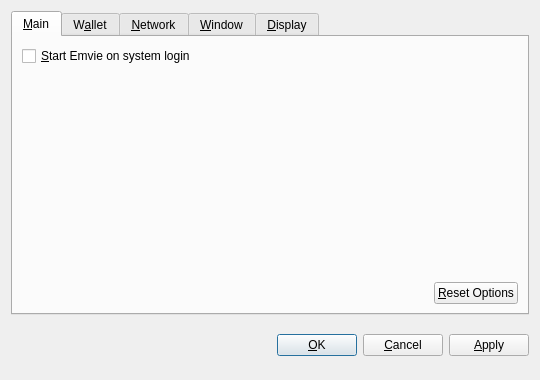
<?xml version="1.0" encoding="UTF-8"?>
<ui version="4.0">
 <class>OptionsDialog</class>
 <widget class="QDialog" name="OptionsDialog">
  <property name="geometry">
   <rect>
    <x>0</x>
    <y>0</y>
    <width>540</width>
    <height>380</height>
   </rect>
  </property>
  <property name="windowTitle">
   <string>Options</string>
  </property>
  <property name="modal">
   <bool>true</bool>
  </property>
  <layout class="QVBoxLayout" name="verticalLayout">
   <item>
    <widget class="QTabWidget" name="tabWidget">
     <property name="tabPosition">
      <enum>QTabWidget::North</enum>
     </property>
     <property name="currentIndex">
      <number>0</number>
     </property>
     <widget class="QWidget" name="tabMain">
      <attribute name="title">
       <string>&amp;Main</string>
      </attribute>
      <layout class="QVBoxLayout" name="verticalLayout_Main">
       <item>
        <widget class="QCheckBox" name="bitcoinAtStartup">
         <property name="toolTip">
          <string>Automatically start Emvie after logging in to the system.</string>
         </property>
         <property name="text">
          <string>&amp;Start Emvie on system login</string>
         </property>
        </widget>
       </item>
       <item>
        <spacer name="verticalSpacer_Main">
         <property name="orientation">
          <enum>Qt::Vertical</enum>
         </property>
         <property name="sizeHint" stdset="0">
          <size>
           <width>20</width>
           <height>40</height>
          </size>
         </property>
        </spacer>
       </item>
       <item>
        <layout class="QHBoxLayout" name="horizontalLayout_2_Main">
         <item>
          <spacer name="horizontalSpacer_2_Main">
           <property name="orientation">
            <enum>Qt::Horizontal</enum>
           </property>
           <property name="sizeHint" stdset="0">
            <size>
             <width>40</width>
             <height>20</height>
            </size>
           </property>
          </spacer>
         </item>
         <item>
          <widget class="QPushButton" name="resetButton">
           <property name="toolTip">
            <string>Reset all client options to default.</string>
           </property>
           <property name="text">
            <string>&amp;Reset Options</string>
           </property>
           <property name="autoDefault">
            <bool>false</bool>
           </property>
          </widget>
         </item>
        </layout>
       </item>
      </layout>
     </widget>
     <widget class="QWidget" name="tabWallet">
      <attribute name="title">
       <string>W&amp;allet</string>
      </attribute>
      <layout class="QVBoxLayout" name="verticalLayout_Network">
       <item>
        <widget class="QLabel" name="transactionFeeInfoLabel">
         <property name="text">
          <string>Optional transaction fee per kB that helps make sure your transactions are processed quickly. Most transactions are 1 kB.</string>
         </property>
         <property name="textFormat">
          <enum>Qt::PlainText</enum>
         </property>
         <property name="wordWrap">
          <bool>true</bool>
         </property>
        </widget>
       </item>
       <item>
        <layout class="QHBoxLayout" name="horizontalLayout_1_Main">
         <item>
          <widget class="QLabel" name="transactionFeeLabel">
           <property name="text">
            <string>Pay transaction &amp;fee</string>
           </property>
           <property name="textFormat">
            <enum>Qt::PlainText</enum>
           </property>
           <property name="buddy">
            <cstring>transactionFee</cstring>
           </property>
          </widget>
         </item>
         <item>
          <widget class="BitcoinAmountField" name="transactionFee"/>
         </item>
         <item>
          <spacer name="horizontalSpacer_1_Main">
           <property name="orientation">
            <enum>Qt::Horizontal</enum>
           </property>
           <property name="sizeHint" stdset="0">
            <size>
             <width>40</width>
             <height>20</height>
            </size>
           </property>
          </spacer>
         </item>
        </layout>
       </item>
       <item>
        <widget class="QLabel" name="label">
         <property name="text">
          <string>If you disable the spending of unconfirmed change, the change from a transaction cannot be used until that transaction has at least one confirmation. This also affects how your balance is computed.</string>
         </property>
         <property name="wordWrap">
          <bool>true</bool>
         </property>
        </widget>
       </item>
       <item>
        <widget class="QCheckBox" name="spendZeroConfChange">
         <property name="text">
          <string>Spend unconfirmed change  (experts only)</string>
         </property>
        </widget>
       </item>
       <item>
        <spacer name="verticalSpacer">
         <property name="orientation">
          <enum>Qt::Vertical</enum>
         </property>
         <property name="sizeHint" stdset="0">
          <size>
           <width>20</width>
           <height>40</height>
          </size>
         </property>
        </spacer>
       </item>
      </layout>
     </widget>
     <widget class="QWidget" name="tabNetwork">
      <attribute name="title">
       <string>&amp;Network</string>
      </attribute>
      <layout class="QVBoxLayout" name="verticalLayout_Network">
       <item>
        <widget class="QCheckBox" name="mapPortUpnp">
         <property name="toolTip">
          <string>Automatically open the Emvie client port on the router. This only works when your router supports UPnP and it is enabled.</string>
         </property>
         <property name="text">
          <string>Map port using &amp;UPnP</string>
         </property>
        </widget>
       </item>
       <item>
        <widget class="QCheckBox" name="connectSocks">
         <property name="toolTip">
          <string>Connect to the Emvie network through a SOCKS proxy (e.g. when connecting through Tor).</string>
         </property>
         <property name="text">
          <string>&amp;Connect through SOCKS proxy:</string>
         </property>
        </widget>
       </item>
       <item>
        <layout class="QHBoxLayout" name="horizontalLayout_Network">
         <item>
          <widget class="QLabel" name="proxyIpLabel">
           <property name="text">
            <string>Proxy &amp;IP:</string>
           </property>
           <property name="textFormat">
            <enum>Qt::PlainText</enum>
           </property>
           <property name="buddy">
            <cstring>proxyIp</cstring>
           </property>
          </widget>
         </item>
         <item>
          <widget class="QValidatedLineEdit" name="proxyIp">
           <property name="maximumSize">
            <size>
             <width>140</width>
             <height>16777215</height>
            </size>
           </property>
           <property name="toolTip">
            <string>IP address of the proxy (e.g. 127.0.0.1)</string>
           </property>
          </widget>
         </item>
         <item>
          <widget class="QLabel" name="proxyPortLabel">
           <property name="text">
            <string>&amp;Port:</string>
           </property>
           <property name="textFormat">
            <enum>Qt::PlainText</enum>
           </property>
           <property name="buddy">
            <cstring>proxyPort</cstring>
           </property>
          </widget>
         </item>
         <item>
          <widget class="QLineEdit" name="proxyPort">
           <property name="maximumSize">
            <size>
             <width>55</width>
             <height>16777215</height>
            </size>
           </property>
           <property name="toolTip">
            <string>Port of the proxy (e.g. 9050)</string>
           </property>
          </widget>
         </item>
         <item>
          <widget class="QLabel" name="socksVersionLabel">
           <property name="text">
            <string>SOCKS &amp;Version:</string>
           </property>
           <property name="textFormat">
            <enum>Qt::PlainText</enum>
           </property>
           <property name="buddy">
            <cstring>socksVersion</cstring>
           </property>
          </widget>
         </item>
         <item>
          <widget class="QValueComboBox" name="socksVersion">
           <property name="toolTip">
            <string>SOCKS version of the proxy (e.g. 5)</string>
           </property>
          </widget>
         </item>
         <item>
          <spacer name="horizontalSpacer_Network">
           <property name="orientation">
            <enum>Qt::Horizontal</enum>
           </property>
           <property name="sizeHint" stdset="0">
            <size>
             <width>40</width>
             <height>20</height>
            </size>
           </property>
          </spacer>
         </item>
        </layout>
       </item>
       <item>
        <spacer name="verticalSpacer_Network">
         <property name="orientation">
          <enum>Qt::Vertical</enum>
         </property>
         <property name="sizeHint" stdset="0">
          <size>
           <width>20</width>
           <height>40</height>
          </size>
         </property>
        </spacer>
       </item>
      </layout>
     </widget>
     <widget class="QWidget" name="tabWindow">
      <attribute name="title">
       <string>&amp;Window</string>
      </attribute>
      <layout class="QVBoxLayout" name="verticalLayout_Window">
       <item>
        <widget class="QCheckBox" name="minimizeToTray">
         <property name="toolTip">
          <string>Show only a tray icon after minimizing the window.</string>
         </property>
         <property name="text">
          <string>&amp;Minimize to the tray instead of the taskbar</string>
         </property>
        </widget>
       </item>
       <item>
        <widget class="QCheckBox" name="minimizeOnClose">
         <property name="toolTip">
          <string>Minimize instead of exit the application when the window is closed. When this option is enabled, the application will be closed only after selecting Quit in the menu.</string>
         </property>
         <property name="text">
          <string>M&amp;inimize on close</string>
         </property>
        </widget>
       </item>
       <item>
        <spacer name="verticalSpacer_Window">
         <property name="orientation">
          <enum>Qt::Vertical</enum>
         </property>
         <property name="sizeHint" stdset="0">
          <size>
           <width>20</width>
           <height>40</height>
          </size>
         </property>
        </spacer>
       </item>
      </layout>
     </widget>
     <widget class="QWidget" name="tabDisplay">
      <attribute name="title">
       <string>&amp;Display</string>
      </attribute>
      <layout class="QVBoxLayout" name="verticalLayout_Display">
       <item>
        <layout class="QHBoxLayout" name="horizontalLayout_1_Display">
         <item>
          <widget class="QLabel" name="langLabel">
           <property name="text">
            <string>User Interface &amp;language:</string>
           </property>
           <property name="textFormat">
            <enum>Qt::PlainText</enum>
           </property>
           <property name="buddy">
            <cstring>lang</cstring>
           </property>
          </widget>
         </item>
         <item>
          <widget class="QValueComboBox" name="lang">
           <property name="toolTip">
            <string>The user interface language can be set here. This setting will take effect after restarting Emvie.</string>
           </property>
          </widget>
         </item>
        </layout>
       </item>
       <item>
        <layout class="QHBoxLayout" name="horizontalLayout_2_Display">
         <item>
          <widget class="QLabel" name="unitLabel">
           <property name="text">
            <string>&amp;Unit to show amounts in:</string>
           </property>
           <property name="textFormat">
            <enum>Qt::PlainText</enum>
           </property>
           <property name="buddy">
            <cstring>unit</cstring>
           </property>
          </widget>
         </item>
         <item>
          <widget class="QValueComboBox" name="unit">
           <property name="toolTip">
            <string>Choose the default subdivision unit to show in the interface and when sending coins.</string>
           </property>
          </widget>
         </item>
        </layout>
       </item>
       <item>
        <widget class="QCheckBox" name="displayAddresses">
         <property name="toolTip">
          <string>Whether to show Emvie addresses in the transaction list or not.</string>
         </property>
         <property name="text">
          <string>&amp;Display addresses in transaction list</string>
         </property>
        </widget>
       </item>
       <item>
        <widget class="QCheckBox" name="coinControlFeatures">
         <property name="toolTip">
          <string>Whether to show coin control features or not.</string>
         </property>
         <property name="text">
          <string>Display coin &amp;control features (experts only!)</string>
         </property>
        </widget>
       </item>
       <item>
        <spacer name="verticalSpacer_Display">
         <property name="orientation">
          <enum>Qt::Vertical</enum>
         </property>
         <property name="sizeHint" stdset="0">
          <size>
           <width>20</width>
           <height>40</height>
          </size>
         </property>
        </spacer>
       </item>
      </layout>
     </widget>
    </widget>
   </item>
   <item>
    <layout class="QHBoxLayout" name="horizontalLayout_Buttons">
     <item>
      <spacer name="horizontalSpacer_1">
       <property name="orientation">
        <enum>Qt::Horizontal</enum>
       </property>
       <property name="sizeHint" stdset="0">
        <size>
         <width>40</width>
         <height>48</height>
        </size>
       </property>
      </spacer>
     </item>
     <item>
      <widget class="QLabel" name="statusLabel">
       <property name="font">
        <font>
         <weight>75</weight>
         <bold>true</bold>
        </font>
       </property>
       <property name="text">
        <string/>
       </property>
       <property name="textFormat">
        <enum>Qt::PlainText</enum>
       </property>
       <property name="wordWrap">
        <bool>true</bool>
       </property>
      </widget>
     </item>
     <item>
      <spacer name="horizontalSpacer_2">
       <property name="orientation">
        <enum>Qt::Horizontal</enum>
       </property>
       <property name="sizeHint" stdset="0">
        <size>
         <width>40</width>
         <height>48</height>
        </size>
       </property>
      </spacer>
     </item>
     <item>
      <widget class="QPushButton" name="okButton">
       <property name="text">
        <string>&amp;OK</string>
       </property>
      </widget>
     </item>
     <item>
      <widget class="QPushButton" name="cancelButton">
       <property name="text">
        <string>&amp;Cancel</string>
       </property>
       <property name="autoDefault">
        <bool>false</bool>
       </property>
      </widget>
     </item>
     <item>
      <widget class="QPushButton" name="applyButton">
       <property name="text">
        <string>&amp;Apply</string>
       </property>
       <property name="autoDefault">
        <bool>false</bool>
       </property>
      </widget>
     </item>
    </layout>
   </item>
  </layout>
 </widget>
 <customwidgets>
  <customwidget>
   <class>BitcoinAmountField</class>
   <extends>QSpinBox</extends>
   <header>bitcoinamountfield.h</header>
  </customwidget>
  <customwidget>
   <class>QValueComboBox</class>
   <extends>QComboBox</extends>
   <header>qvaluecombobox.h</header>
  </customwidget>
  <customwidget>
   <class>QValidatedLineEdit</class>
   <extends>QLineEdit</extends>
   <header>qvalidatedlineedit.h</header>
  </customwidget>
 </customwidgets>
 <resources/>
 <connections/>
</ui>
